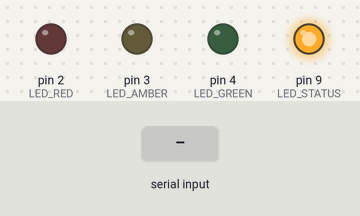
A sketch run on a simulated Arduino Uno, built with avr-gcc and run on an emulated ATmega328P. Parts: output pins drawn as LEDs (lit = HIGH). The test bench sets the inputs (shaded band).

Above: at 1.2 s.
1.3 s: "90,45\n" received over Serial
At 2.1 s:
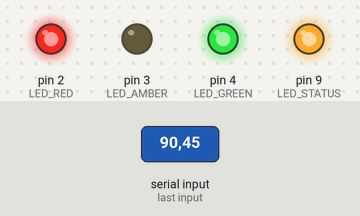
3.8 s: "30,150\n" received over Serial
At 4.1 s:
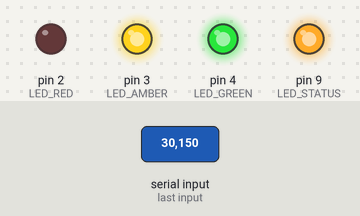
Timing chart, 0 to 6.8 s (numbered marks = the images above; inputs shaded):
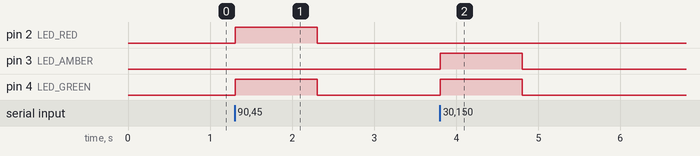

The sketch:

traffic_light.ino
```cpp
const int LED_RED    = 2;   // digital pin
const int LED_AMBER  = 3;   // digital pin
const int LED_GREEN  = 4;   // digital pin
const int LED_STATUS = 9;   // digital pin

const char FLAG_RED   = 1;  // bit 1
const char FLAG_AMBER = 2;  // bit 2
const char FLAG_GREEN = 4;  // bit 3

// set initial states to all lights off
int RED   = LOW;
int AMBER = LOW;
int GREEN = LOW;

void setup() {
  pinMode(LED_RED, OUTPUT);
  pinMode(LED_AMBER, OUTPUT);
  pinMode(LED_GREEN, OUTPUT);
  pinMode(LED_STATUS, OUTPUT);
  digitalWrite(LED_STATUS, HIGH);
  Serial.begin(9600);
}

/* Test the appropriate bit to see if the corresponding
 * LED should be on or off
 *
 * int in   -- the value to test
 * int flag -- the value to test against
 *
 * returns: HIGH if the light must be on or LOW when not
*/
int getLED(int in, int flag) {
  if ((in & flag) == flag) return HIGH;
  else return LOW;
}

void loop() {
  char in;

  // only do stuff if we have serial data waiting
  if (Serial.available() > 0) {
    in = Serial.parseInt();
    digitalWrite(LED_RED,   getLED(in, FLAG_RED));
    digitalWrite(LED_AMBER, getLED(in, FLAG_AMBER));
    digitalWrite(LED_GREEN, getLED(in, FLAG_GREEN));
  }
}
```

Measured:
- after the input at 1.3 s, pin 2 (LED_RED), pin 4 (LED_GREEN): LOW → HIGH at once, → LOW 1.0 s later
- after the input at 3.8 s, pin 3 (LED_AMBER), pin 4 (LED_GREEN): LOW → HIGH at once, → LOW 1.0 s later
